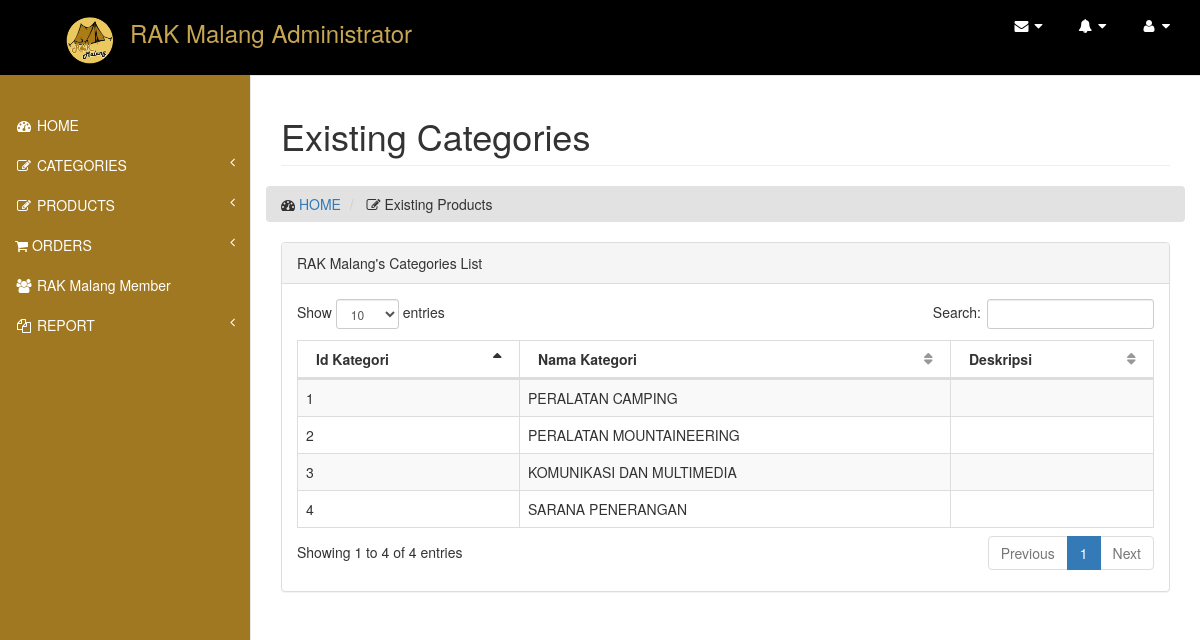
/index.php/productcontroll/existing_kategori, run on the app's committed database.
### tables this page shows
CREATE TABLE IF NOT EXISTS `kategori` (
  `id_kategori` int(11) NOT NULL,
  `nama_kategori` varchar(255) DEFAULT NULL,
  `deskripsi` varchar(300) DEFAULT NULL
);

### application/controllers/productcontroll.php (called while the page is built, shortened)
<?php
class productcontroll extends CI_Controller {
 public function __construct(){
		$this->load->model('ProductModel');
		$this->load->library('cart');
		$this->load->library('upload');
		$this->load->library('image_lib');
	}
  function existing_kategori(){
 		$data['kategori']= $this->ProductModel->getKategoriList();
 		$this->load->view('head-admin');
		$this->load->view('navbar-admin');
		$this->load->view('existing_ketegori', $data);
		$this->load->view('js-admin');
 }
}

### index.php (called while the page is built, shortened)
<?php
require_once BASEPATH.'core/CodeIgniter.php';

### application/models/productModel.php (called while the page is built, shortened)
<?php
class ProductModel extends CI_Model{
	public function getKategoriList(){
		$query= $this->db->query("SELECT * from kategori;");
		return $query;
	}
}

### application/views/existing_ketegori.php (the view, shortened to what this page needs)
<div id="page-wrapper">
            <div class="row">
            <div class="col-lg-12">
                <h1 class="page-header">Existing Categories</h1>
            </div>
                <ol class="breadcrumb">
                     <li>
                            <i class="fa fa-dashboard"></i>  <a href="index.html">HOME</a>
                     </li>
                     <li>
                            <i class="fa fa-edit"></i> Existing Products
                     </li>
                 </ol>
            </div>
            <div class="row">
                <div class="col-lg-12">
                    <div class="panel panel-default">
                        <div class="panel-heading">
                            RAK Malang's Categories List
                        </div>
                        <div class="panel-body">
                            <div class="dataTable_wrapper">
                                <table class="table table-striped table-bordered table-hover" id="dataTables-example">
                                    <thead>
                                        <tr>
                                            <th>Id Kategori</th>
                                            <th>Nama Kategori</th>
                                            <th>Deskripsi</th>
                                        </tr>
                                    </thead>
                                    <tbody>
                                        <?php foreach ($kategori->result() as $row) {
                                        ?>
                                        <tr class="odd gradeX">
                                            <td><?php echo $row->id_kategori;?></td>
                                            <td><?php echo $row->nama_kategori;?></td>
                                            <td><?php echo $row->deskripsi;?></td>
                                        </tr>
                                        <?php
                                        }?>
                                    </tbody>
                                </table>
                            </div>
                        </div>
                    </div>
                </div>
            </div>
        </div>

### assets/visitor/css/sb-admin-2.css (style rules this page uses)
body { background-color: #f8f8f8; }
#page-wrapper { padding: 0 15px; min-height: 568px; background-color: #fff; }
@media (min-width:768px) { #page-wrapper { position: inherit; margin: 0 0 0 250px; padding: 0 30px; border-left: 1px solid #e7e7e7; } }
.breadcrumb { background: #E2E2E2; margin-top: 12%; }
table.dataTable thead .sorting, table.dataTable thead .sorting_asc, table.dataTable thead .sorting_desc, table.dataTable thead .sorting_asc_disabled, table.dataTable thead .sorting_desc_disabled { background: 0 0; }
table.dataTable thead .sorting_asc:after { content: "\f0de"; float: right; font-family: fontawesome; }
table.dataTable thead .sorting:after { content: "\f0dc"; float: right; font-family: fontawesome; color: rgba(50,50,50,.5); }

### data on the page
kategori: id_kategori "1", nama_kategori "PERALATAN CAMPING"
kategori: id_kategori "2", nama_kategori "PERALATAN MOUNTAINEERING"
kategori: id_kategori "3", nama_kategori "KOMUNIKASI DAN MULTIMEDIA"
kategori: id_kategori "4", nama_kategori "SARANA PENERANGAN"
